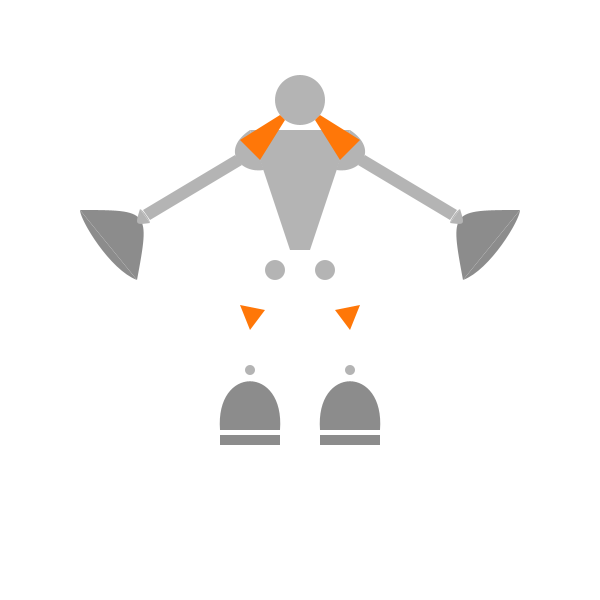
Frame 1 (no input)
Frame 60 (the mouse pressed at the canvas centre just before this capture): identical to frame 1, image omitted
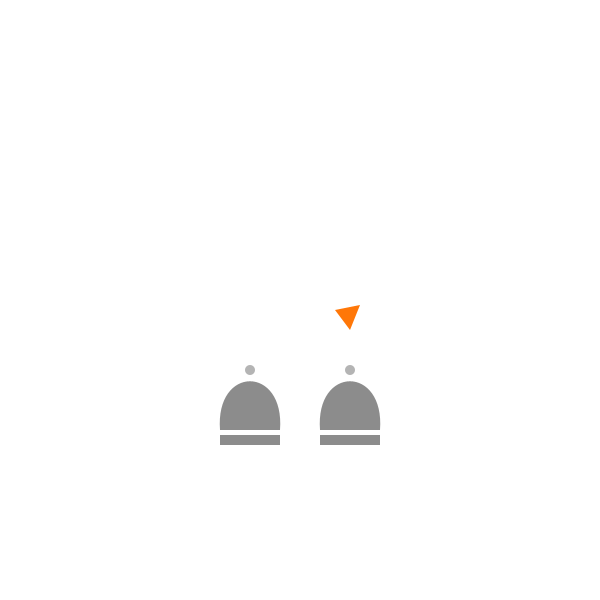
Frame 120 (the mouse held since frame 60 and released just before this capture)

The Processing sketch that drew these frames (run headless with seeded random() and noise(); from frame 60 on, the mouse is pressed at the canvas centre):

// Processing sketch: processing_139161
// ── processing_139161.pde

void setup(){
size(600, 600);
}
void draw(){
 int x = 300;
 int y = 100;
  
  background(255);
  noStroke();
if (mouseY>400){
background(0);
}
if (mouseY>425){
background(50);
}
if (mouseY>450){
background(100);
}
if (mouseY>475){
background(150);
}
if (mouseY>500){
background(200);
}
if (mouseY>525){
background(255);
}



if (mouseY<100){
  fill(180);
}
else if (mouseY>100){
  fill(255);
}

  //head
  ellipse(x, y, 50, 50);    
  //line(280, 115, 275, 120);
  //line(275, 120, 280, 125);
  //line(280, 125, 285, 120); 

if (mouseY<170){
  fill(180);
}
else if (mouseY>170){
  fill(255);
}
  //body
  quad(x-50, y+30, x+50, y+30, x+10, y+150, x-10, y+150);


if (mouseY<230){
fill(140);
}
 else if (mouseY>230){
  fill(255);
 }
//left hand
  bezier(x-220, y+110, x-220, y+120, x-190, y+170, x-163, y+180);
  bezier(x-220, y+110, x-150, y+110, x-150, y+110, x-163, y+180);  
  //point(x-165, y+125);
  //line(x-220, y+110, x-165, y+125);
  
  if (mouseY<180){
  fill(180);
}
else if (mouseY>180){
  fill(255);
}
 //left arm
  quad(x-65, y+55, x-58, y+65, x-150, y+120, x-157, y+110);
  bezier(x-160, y+109, x-157, y+110, x-150, y+120, x-150, y+123);
  bezier(x-160, y+109, x-165, y+125, x-165, y+125, x-150, y+123); 
  
  if (mouseY<250){
fill(140);
}
 else if (mouseY>250){
  fill(255);
 }
  //right hand
  bezier(x+220, y+110, x+220, y+120, x+190, y+170, x+163, y+180);
  bezier(x+220, y+110, x+150, y+110, x+150, y+110, x+163, y+180);  
  //point(x-165, y+125);
  //line(x-220, y+110, x-165, y+125);



  if (mouseY<200){
  fill(180);
}
else if (mouseY>200){
  fill(255);
}

  //right arm
  //if (mouseX<100){
  //pushMatrix();
  //translate(x+65, y+55);
  // 60 - ( -90 )
  // pi/3 - ( -PI/2 )
  //float angle = map( mouseX, 0, width, PI/3, -PI/2 );
  //if (mouseX<100){
    //rotate(angle);
  //}
  //quad(0, 0, -7, 10, 85, 65, 92, 55);  
  //bezier(x+160, y+109, x+157, y+110, x+150, y+120, x+150, y+123);
  //bezier(x+160, y+109, x+165, y+125, x+165, y+125, x+150, y+123);
  //popMatrix();
  //}
  
  quad(x+65, y+55, x+58, y+65, x+150, y+120, x+157, y+110);  
  bezier(x+160, y+109, x+157, y+110, x+150, y+120, x+150, y+123);
  bezier(x+160, y+109, x+165, y+125, x+165, y+125, x+150, y+123);

if (mouseY<170){
  fill(180);
}
else if (mouseY>170){
  fill(255);
}
 //left shoulder
  bezier(x-50, y+30, x-80, y+50, x-60, y+74, x-36, y+70);

  //right shoulder
  bezier(x+50, y+30, x+80, y+50, x+60, y+74, x+36, y+70);

if (mouseY<130){
  fill(255, 119, 8);
}
 else if (mouseY>130){
  fill(255);
 }
  //left canister
  quad(x-20, y+15, x-60, y+40, x-40, y+60, x-15, y+20);
 
 if (mouseY<150){
  fill(255, 119, 8);
}
 else if (mouseY>150){
  fill(255);
 }
  //right canister
  quad(x+20, y+15, x+60, y+40, x+40, y+60, x+15, y+20);
  

if (mouseY<250){
fill(180);
}
 else if (mouseY>250){
  fill(255);
 }

  //left hip circle
  ellipse(x-25, y+170, 20, 20);
  
  
  if (mouseY<270){
fill(180);
}
 else if (mouseY>270){
  fill(255);
 }
  //right hip circle
  ellipse(x+25, y+170, 20, 20);
  
  
  if (mouseY<290){
    fill(255, 119, 8);
}
 else if (mouseY>290){
  fill(255);
 }

  //left knee
  triangle(x-50, y+230, x-60, y+205, x-35, y+210);
  
  
   if (mouseY<310){
    fill(255, 119, 8);
}
 else if (mouseY>310){
  fill(255);
 }
  //right knee
  triangle(x+50, y+230, x+60, y+205, x+35, y+210);
  
  
  if (mouseY<330){
  fill(180);
}
 else if (mouseY>330){
  fill(255);
 }
  //left ankle circle
  ellipse(x-50, y+270, 10, 10);
  
  
  if (mouseY<350){
  fill(180);
}
 else if (mouseY>350){
  fill(255);
 }
  //right ankle circle
  ellipse(x+50, y+270, 10, 10);
  
  
  if (mouseY<370){
  fill(140);
}
 else if (mouseY>370){
  fill(255);
 }
  //left foot
  bezier(x-80, y+330, x-85, y+265, x-15, y+265, x-20, y+330);
  line(x-80, y+330, x-20, y+330);
  rect(x-80, y+335, 60, 10);


  if (mouseY<390){
  fill(140);
}
 else if (mouseY>390){
  fill(255);
 }
  //right foot
  bezier(x+80, y+330, x+85, y+265, x+15, y+265, x+20, y+330);
  line(x+80, y+330, x+20, y+330);
  rect(x+20, y+335, 60, 10);
  
 

  }
